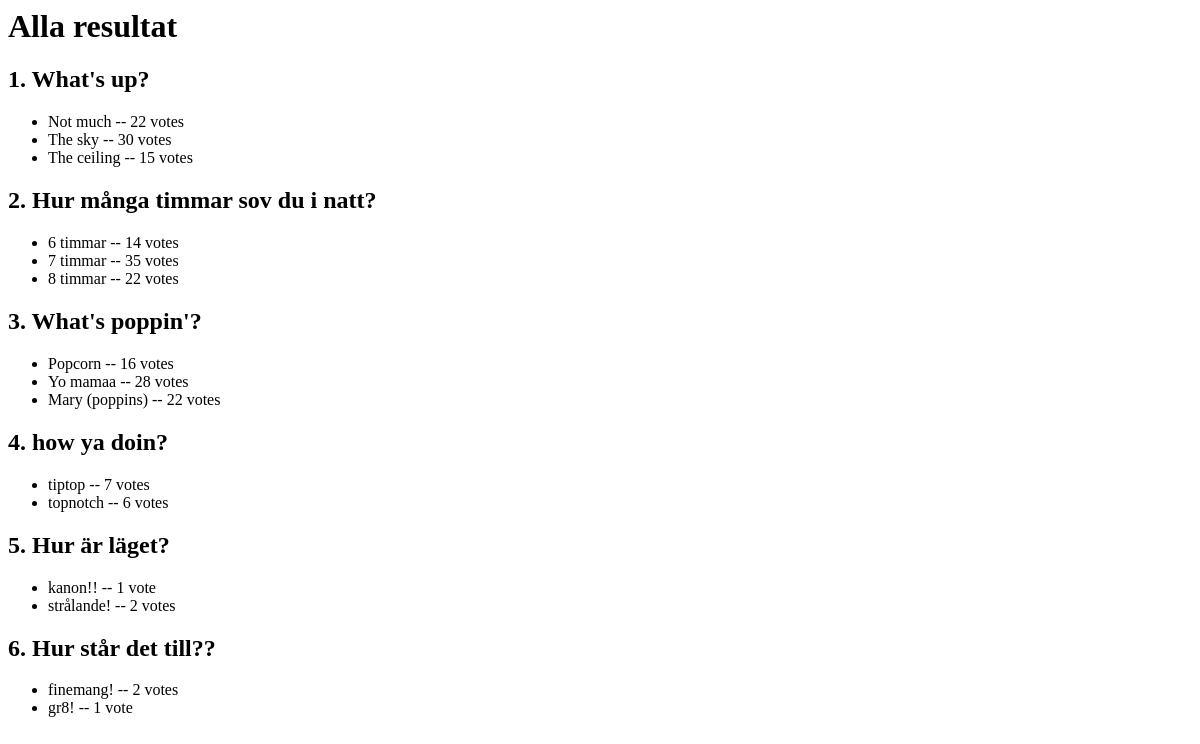
The page /result on the database its author committed.
### testapp/models.py (models this page shows, shortened)
class Question(models.Model):
    question_text = models.CharField(max_length=200)
    pub_date = models.DateTimeField('date published')

class Choice(models.Model):
    question = models.ForeignKey(Question, on_delete=models.CASCADE)
    choice_text = models.CharField(max_length=200)
    votes = models.IntegerField(default=0)

### testapp/views.py (the view)
# urls.py: path('result', views.result, name='result'),
def result(request):
    questions = Question.objects.all()
    return render(request, 'testapp/result.html', {'questions': questions})

### testapp/templates/testapp/result.html
{% load static %}
<link rel="stylesheet" type="text/css" href="{% static 'testapp/main.css' %}">
<h1>Alla resultat</h1>
{% for question in questions %}
<h2> {{ question.question_text}}</h2>
<ul>
{% for choice in question.choice_set.all %}
    <li>{{ choice.choice_text }} -- {{ choice.votes }} vote{{choice.votes|pluralize }}</li>
{% endfor %}
</ul>
{% endfor %}

### rows shown on the page
Question: question_text "1. What's up?"
Choice: choice_text "Not much", votes "22"
Choice: choice_text "The sky", votes "30"
Choice: choice_text "The ceiling", votes "15"
Question: question_text "2. Hur många timmar sov du i natt?"
Choice: choice_text "6 timmar", votes "14"
Choice: choice_text "7 timmar", votes "35"
Choice: choice_text "8 timmar", votes "22"
Question: question_text "3. What's poppin'?"
Choice: choice_text "Popcorn", votes "16"
Choice: choice_text "Yo mamaa", votes "28"
Choice: choice_text "Mary (poppins)", votes "22"
Question: question_text "4. how ya doin?"
Choice: choice_text "tiptop", votes "7"
Choice: choice_text "topnotch", votes "6"
Question: question_text "5. Hur är läget?"
Choice: choice_text "kanon!!", votes "1"
Choice: choice_text "strålande!", votes "2"
Question: question_text "6. Hur står det till??"
Choice: choice_text "finemang!", votes "2"
Choice: choice_text "gr8!", votes "1"
